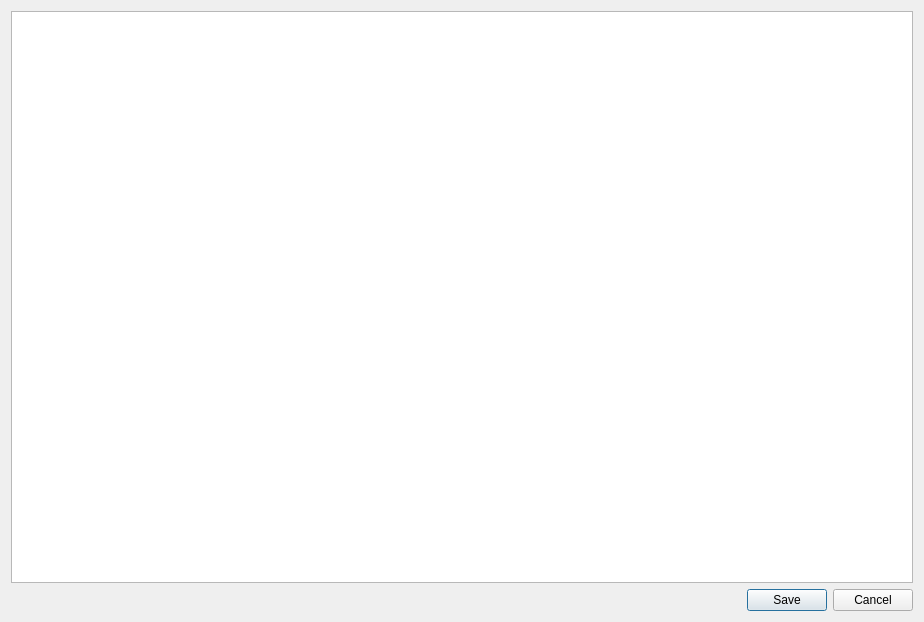
<?xml version="1.0" encoding="UTF-8"?>
<ui version="4.0">
 <class>dlgGroupSelection</class>
 <widget class="QDialog" name="dlgGroupSelection">
  <property name="geometry">
   <rect>
    <x>0</x>
    <y>0</y>
    <width>924</width>
    <height>622</height>
   </rect>
  </property>
  <property name="windowTitle">
   <string>Gruppen Id</string>
  </property>
  <layout class="QGridLayout" name="gridLayout">
   <item row="1" column="0">
    <widget class="QDialogButtonBox" name="btbGroupSelection">
     <property name="orientation">
      <enum>Qt::Horizontal</enum>
     </property>
     <property name="standardButtons">
      <set>QDialogButtonBox::Cancel|QDialogButtonBox::Save</set>
     </property>
    </widget>
   </item>
   <item row="0" column="0">
    <widget class="QTableView" name="tbvGroupSelection">
     <property name="autoScroll">
      <bool>false</bool>
     </property>
     <property name="editTriggers">
      <set>QAbstractItemView::NoEditTriggers</set>
     </property>
     <property name="alternatingRowColors">
      <bool>true</bool>
     </property>
     <property name="selectionMode">
      <enum>QAbstractItemView::MultiSelection</enum>
     </property>
     <property name="selectionBehavior">
      <enum>QAbstractItemView::SelectRows</enum>
     </property>
     <property name="textElideMode">
      <enum>Qt::ElideRight</enum>
     </property>
     <property name="verticalScrollMode">
      <enum>QAbstractItemView::ScrollPerItem</enum>
     </property>
     <property name="horizontalScrollMode">
      <enum>QAbstractItemView::ScrollPerPixel</enum>
     </property>
     <property name="gridStyle">
      <enum>Qt::SolidLine</enum>
     </property>
     <property name="sortingEnabled">
      <bool>false</bool>
     </property>
     <attribute name="horizontalHeaderHighlightSections">
      <bool>false</bool>
     </attribute>
     <attribute name="horizontalHeaderShowSortIndicator" stdset="0">
      <bool>false</bool>
     </attribute>
     <attribute name="horizontalHeaderStretchLastSection">
      <bool>false</bool>
     </attribute>
     <attribute name="verticalHeaderVisible">
      <bool>false</bool>
     </attribute>
    </widget>
   </item>
  </layout>
 </widget>
 <resources/>
 <connections>
  <connection>
   <sender>btbGroupSelection</sender>
   <signal>accepted()</signal>
   <receiver>dlgGroupSelection</receiver>
   <slot>accept()</slot>
   <hints>
    <hint type="sourcelabel">
     <x>248</x>
     <y>254</y>
    </hint>
    <hint type="destinationlabel">
     <x>157</x>
     <y>274</y>
    </hint>
   </hints>
  </connection>
  <connection>
   <sender>btbGroupSelection</sender>
   <signal>rejected()</signal>
   <receiver>dlgGroupSelection</receiver>
   <slot>reject()</slot>
   <hints>
    <hint type="sourcelabel">
     <x>316</x>
     <y>260</y>
    </hint>
    <hint type="destinationlabel">
     <x>286</x>
     <y>274</y>
    </hint>
   </hints>
  </connection>
 </connections>
</ui>
